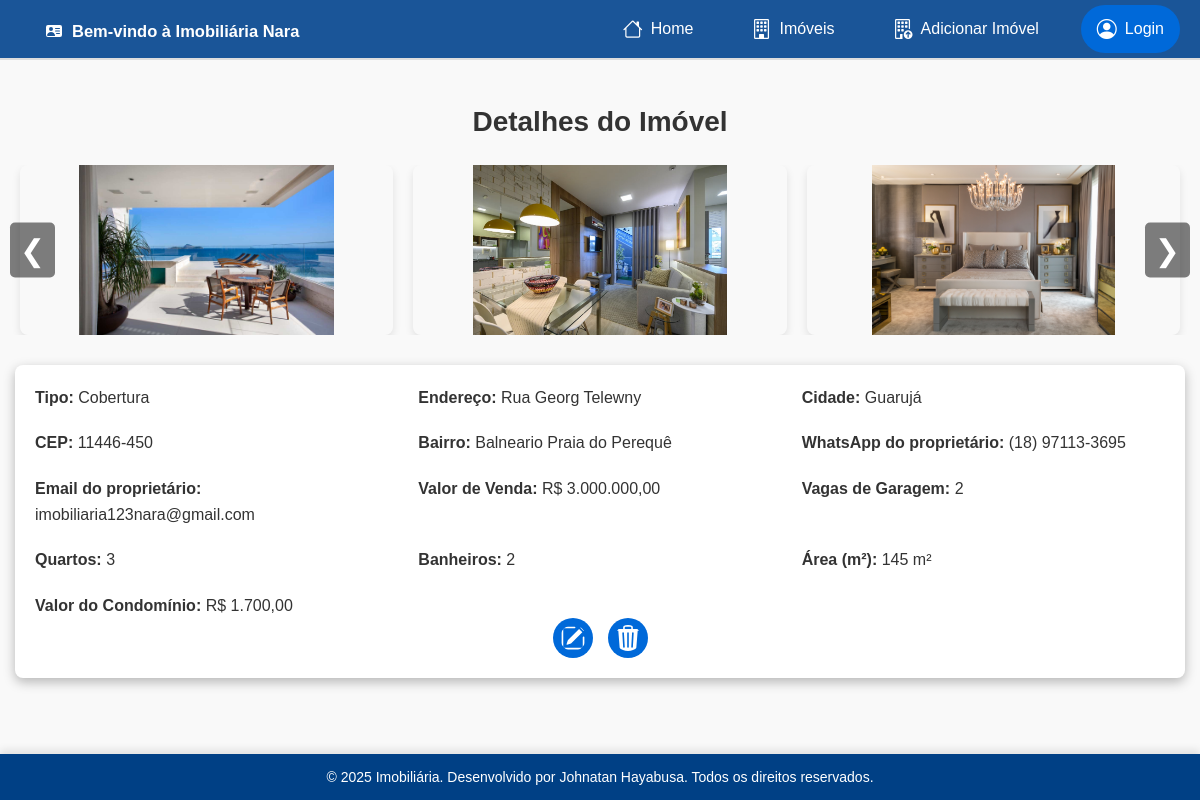
Screenshot of /pages/property_details.php?id=20 with the database file from the repository.
### tables this page shows
CREATE TABLE `property` (
  `id` int(11) NOT NULL,
  `type` varchar(50) NOT NULL,
  `address` varchar(255) NOT NULL,
  `city` varchar(100) NOT NULL,
  `postal_code` varchar(10) NOT NULL,
  `neighborhood` varchar(100) NOT NULL,
  `owner_whatsapp` varchar(20) NOT NULL,
  `owner_email` varchar(100) NOT NULL,
  `property_status` varchar(50) NOT NULL,
  `rent_value` decimal(10,2) DEFAULT NULL,
  `sale_value` decimal(10,2) DEFAULT NULL,
  `garage_spaces` int(11) NOT NULL,
  `bedrooms` int(11) NOT NULL,
  `bathrooms` int(11) NOT NULL,
  `area` int(11) NOT NULL,
  `condominium` tinyint(1) NOT NULL DEFAULT 0,
  `condominium_value` decimal(10,2) DEFAULT NULL,
  `created_at` timestamp NOT NULL DEFAULT current_timestamp(),
  `images` text DEFAULT NULL,
  `user_id` int(11) NOT NULL
);

### pages/property_details.php (the view, shortened to what this page needs)
<?php
include('../includes/db.php');
include('../includes/header.php');
if (isset($_GET['id'])) {
    $property_id = $_GET['id'];
    $sql = "SELECT * FROM property WHERE id = :id";
    $stmt = $pdo->prepare($sql);
    $stmt->execute([':id' => $property_id]);
    $property = $stmt->fetch();
    if ($property) {
?>
        <!DOCTYPE html>
        <html lang="pt-br">
        <head>
            <link rel="stylesheet" href="../assets/css/global.css">
            <link rel="stylesheet" href="../assets/css/property_details.css">
        </head>
        <body>
            <main>
                <h1>Detalhes do Imóvel</h1>
                <div class="property-carousel">
                    <div class="carousel-container">
                        <?php
                        if (isset($property['images']) && !empty($property['images'])) {
                            $images = explode(',', $property['images']);
                            foreach ($images as $image) {
                                $imagePath = '../uploads/' . $image;
                                if (file_exists($imagePath)) {
                                    echo "<img src='$imagePath' alt='Imagem do Imóvel' class='carousel-image'>";
                                } else {
                                    echo "<p class='image-error'>Imagem não encontrada.</p>";
                                }
                            }
                        } else {
                            echo "<p class='image-error'>Imagens não disponíveis para este imóvel.</p>";
                        }
                        ?>
                    </div>
                    <button class="carousel-prev" onclick="moveSlide(-1)">&#10094;</button>
                    <button class="carousel-next" onclick="moveSlide(1)">&#10095;</button>
                </div>
                <form action="update_property.php" method="POST" id="propertyForm">
                    <div class="property-details">
                        <div class="details-grid">
                            <div><strong>Tipo:</strong> <span class="editable-field" data-field="type"><?= $property['type'] ?></span></div>
                            <div><strong>Endereço:</strong> <span class="editable-field" data-field="address"><?= $property['address'] ?></span></div>
                            <div><strong>Cidade:</strong> <span class="editable-field" data-field="city"><?= $property['city'] ?></span></div>
                            <div><strong>CEP:</strong> <span class="editable-field" data-field="postal_code"><?= $property['postal_code'] ?></span></div>
                            <div><strong>Bairro:</strong> <span class="editable-field" data-field="neighborhood"><?= $property['neighborhood'] ?></span></div>
                            <div><strong>WhatsApp do proprietário:</strong> <span class="editable-field" data-field="owner_whatsapp"><?= $property['owner_whatsapp'] ?></span></div>
                            <div><strong>Email do proprietário:</strong> <span class="editable-field" data-field="owner_email"><?= $property['owner_email'] ?></span></div>
                            <?php if ($property['property_status'] == 'aluguel'): ?>
                                <div><strong>Aluguel:</strong> R$ <span class="editable-field" data-field="rent_value"><?= number_format($property['rent_value'], 2, ',', '.') ?></span></div>
                            <?php elseif ($property['property_status'] == 'venda'): ?>
                                <div><strong>Valor de Venda:</strong> R$ <span class="editable-field" data-field="sale_value"><?= number_format($property['sale_value'], 2, ',', '.') ?></span></div>
                            <?php endif; ?>
                            <div><strong>Vagas de Garagem:</strong> <span class="editable-field" data-field="garage_spaces"><?= $property['garage_spaces'] ?></span></div>
                            <div><strong>Quartos:</strong> <span class="editable-field" data-field="bedrooms"><?= $property['bedrooms'] ?></span></div>
                            <div><strong>Banheiros:</strong> <span class="editable-field" data-field="bathrooms"><?= $property['bathrooms'] ?></span></div>
                            <div><strong>Área (m²):</strong> <span class="editable-field" data-field="area"><?= $property['area'] ?> m²</span></div>
                            <?php if ($property['condominium'] == 1): ?>
                                <div><strong>Valor do Condomínio:</strong> R$ <span class="editable-field" data-field="condominium_value"><?= number_format($property['condominium_value'], 2, ',', '.') ?></span></div>
                            <?php endif; ?>
                        </div>
                        <div class="buttons-controll">
                        </div>
                    </div>
                </form>
            </main>
    <?php
    } else {
        echo "<p>Imóvel não encontrado.</p>";
    }
} else {
    echo "<p>ID do imóvel não especificado.</p>";
}
include('../includes/footer.php');
    ?>
        </body>
        </html>

### assets/css/global.css (style rules this page uses)
* { margin: 0; padding: 0; box-sizing: border-box; font-family: Arial, sans-serif; }
:root { --primary-color: #1a5598; --secondary-color: #6C757D; --background-color: #F8F9FA; --text-color: #333; --border-radius: 5px; }
body { background-color: var(--background-color); color: var(--text-color); line-height: 1.6; display: flex; flex-direction: column; min-height: 100vh; }
main { flex: 1; }
button { background: var(--primary-color); color: white; padding: 10px 15px; border: none; border-radius: var(--border-radius); cursor: pointer; transition: 0.3s; }

### assets/css/property_details.css (style rules this page uses)
* { margin: 0; padding: 0; box-sizing: border-box; }
body { font-family: 'Arial', sans-serif; background-color: #f9f9f9; color: #333; line-height: 1.6; }
main h1 { font-size: 28px; text-align: center; margin-top: 40px; margin-bottom: 20px; color: #333; }
.property-carousel { position: relative; max-width: 100%; margin: 0 auto 30px; overflow: hidden; }
.carousel-container { display: flex; transition: transform 0.5s ease; gap: 20px; margin-left: 20px; margin-right: 20px; }
.carousel-image { width: 100%; height: 170px; object-fit: contain; max-width: 600px; border-radius: 8px; box-shadow: 0 4px 8px rgba(0, 0, 0, 0.1); }
.carousel-prev, .carousel-next { position: absolute; top: 50%; transform: translateY(-50%); font-size: 30px; color: #fff; background-color: rgba(0, 0, 0, 0.5); border: none; padding: 10px; cursor: pointer; z-index: 10; }
.carousel-prev { left: 10px; }
.carousel-next { right: 10px; }
.property-details { background-color: #fff; border-radius: 8px; padding: 20px; box-shadow: 0 4px 12px rgba(0, 0, 0, 0.274); margin: 0 15px; margin-bottom: 30px; margin-top: 30px; }
.property-details .details-grid { display: grid; grid-template-columns: repeat(3, 1fr); gap: 20px; }
.property-details .details-grid div { font-size: 16px; color: #333; }
.buttons-controll { display: flex; justify-content: center; align-items: center; gap: 15px; }
.buttons-controll svg { background-color: #0069d9; color: #fff; border-radius: 50%; padding: 7px; cursor: pointer; width: 40px; height: 40px; display: flex; justify-content: center; align-items: center; transition: background-color 0.2s ease, transform 0.3s ease; }
.edit-button, .close-button { cursor: pointer; }

### rows the page displays
property: type "Cobertura", address "Rua Georg Telewny", city "Guarujá", postal_code "11446-450", neighborhood "Balneario Praia do Perequê", owner_whatsapp "(18) 97113-3695", owner_email "imobiliaria123nara@gmail.com", sale_value "3.000.000,00", garage_spaces "2", bedrooms "3", bathrooms "2", area "145", condominium_value "1.700,00"

### other values shown
$mensagemSaudacao "Bem-vindo à Imobiliária Nara"
